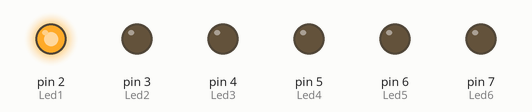
This sketch was run on a simulated Arduino Uno, built with avr-gcc and run on an emulated ATmega328P. On the bench: output pins drawn as LEDs (lit = HIGH).

Above: at 0.2 s.
At 1.2 s:
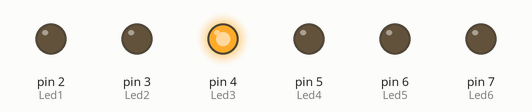
At 1.7 s:
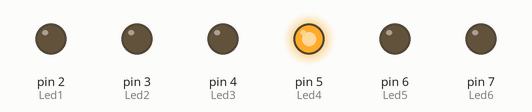
At 2.2 s:
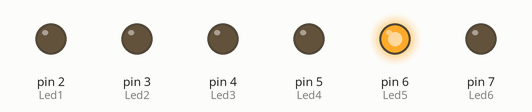
At 3.7 s:
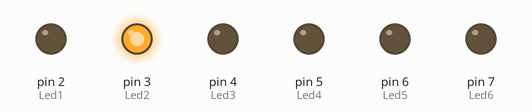
At 5.7 s:
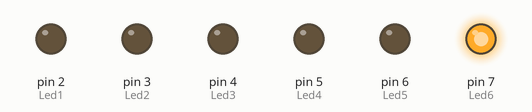
Timing chart, 0 to 6.9 s (numbered marks = the images above):
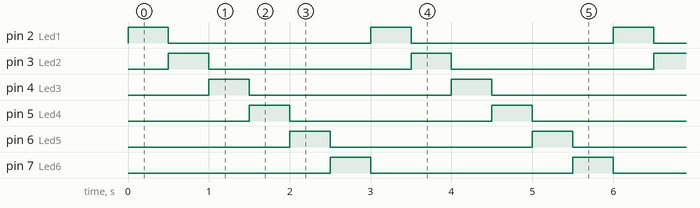

The sketch:

Tercer_Programa_-_Secuencia_de_6_Leds.ino
```cpp
/*
 * Hola a todos amigos de Youtube aqui les dejo el codigo de la tercer programacion
 * en Arduino, o sea la Secuencia de Leds por medio de pines digitales.
 * Si todavia no viste el video te invito a que los veas por este
 * enlace: https://www.youtube.com/watch?v=1KXDQJupO54,
 * si te gusto no te olvides suscribirte, compartir y dejar tu Me Gusta
 * para poder ir creciendo.
 * Recuerda que si tienes alguna duda sobre los videos que estoy subiendo
 * puedes grabarte exponiendo tu duda, subilo a mi pagina de Facebook
 * y en un proximo video te dare la respuesta.
 * Saludos.
 * Aprendiendo Electronica by Velazquez Jose
 */

int Led1 = 2;
int Led2 = 3;
int Led3 = 4;
int Led4 = 5;
int Led5 = 6;
int Led6 = 7;

void setup() {
  pinMode(Led1, OUTPUT);
  pinMode(Led2, OUTPUT);
  pinMode(Led3, OUTPUT);
  pinMode(Led4, OUTPUT);
  pinMode(Led5, OUTPUT);
  pinMode(Led6, OUTPUT);
}

void loop() {
  //Enciende el Primer Led
  digitalWrite(Led1, HIGH);
  digitalWrite(Led2, LOW);
  digitalWrite(Led3, LOW);
  digitalWrite(Led4, LOW);
  digitalWrite(Led5, LOW);
  digitalWrite(Led6, LOW);
  delay(500);

  //Enciende el Segundo Led
  digitalWrite(Led1, LOW);
  digitalWrite(Led2, HIGH);
  digitalWrite(Led3, LOW);
  digitalWrite(Led4, LOW);
  digitalWrite(Led5, LOW);
  digitalWrite(Led6, LOW);
  delay(500);

  //Enciende el Tercer Led
  digitalWrite(Led1, LOW);
  digitalWrite(Led2, LOW);
  digitalWrite(Led3, HIGH);
  digitalWrite(Led4, LOW);
  digitalWrite(Led5, LOW);
  digitalWrite(Led6, LOW);
  delay(500);

  //Enciende el Cuarto Led
  digitalWrite(Led1, LOW);
  digitalWrite(Led2, LOW);
  digitalWrite(Led3, LOW);
  digitalWrite(Led4, HIGH);
  digitalWrite(Led5, LOW);
  digitalWrite(Led6, LOW);
  delay(500);

  //Enciende el Quinto Led
  digitalWrite(Led1, LOW);
  digitalWrite(Led2, LOW);
  digitalWrite(Led3, LOW);
  digitalWrite(Led4, LOW);
  digitalWrite(Led5, HIGH);
  digitalWrite(Led6, LOW);
  delay(500);

  //Enciende el Sexto Led
  digitalWrite(Led1, LOW);
  digitalWrite(Led2, LOW);
  digitalWrite(Led3, LOW);
  digitalWrite(Led4, LOW);
  digitalWrite(Led5, LOW);
  digitalWrite(Led6, HIGH);
  delay(500);
}
```

Measured:
- by itself, pin 2 (Led1), pin 3 (Led2), pin 4 (Led3), pin 5 (Led4), pin 6 (Led5), pin 7 (Led6): alternates HIGH for 0.50 s and LOW for 2.5 s
- by itself, everything shown: repeats every 3.0 s, in 6 steps
